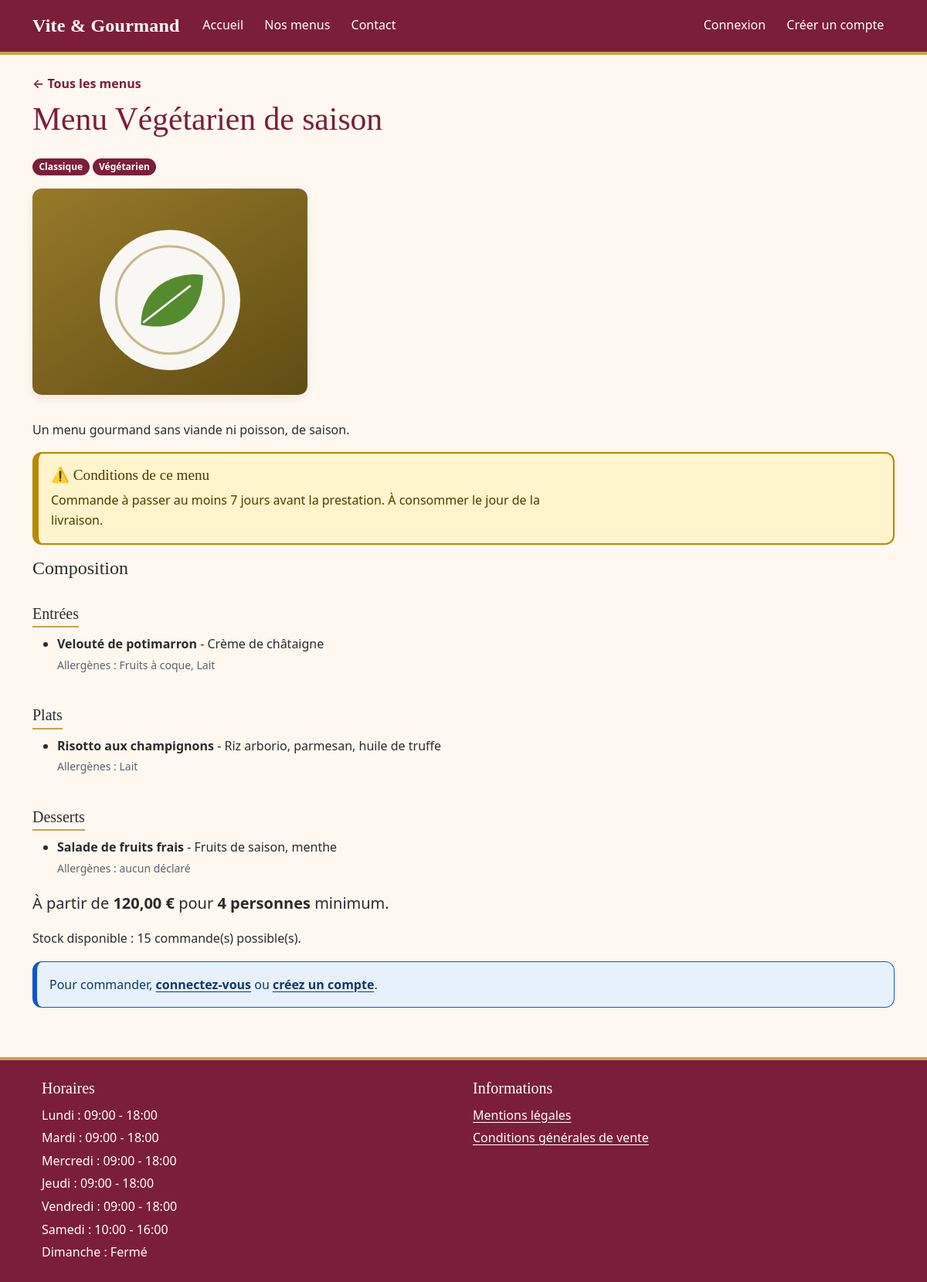
The app's page /menu.php?id=2 with its own data.
### tables this page shows
CREATE TABLE menu (
    menu_id                 INT AUTO_INCREMENT PRIMARY KEY,
    titre                   VARCHAR(150) NOT NULL,
    description             TEXT NOT NULL,
    nombre_personne_minimum INT NOT NULL CHECK (nombre_personne_minimum > 0),
    prix_minimum            DECIMAL(8,2) NOT NULL CHECK (prix_minimum >= 0),  
    conditions_menu         TEXT NOT NULL,         
    quantite_restante       INT NOT NULL DEFAULT 0 CHECK (quantite_restante >= 0),
    theme_id                INT NOT NULL,
    regime_id               INT NOT NULL,
    CONSTRAINT fk_menu_theme  FOREIGN KEY (theme_id)  REFERENCES theme(theme_id),
    CONSTRAINT fk_menu_regime FOREIGN KEY (regime_id) REFERENCES regime(regime_id)
);

CREATE TABLE theme (
    theme_id INT AUTO_INCREMENT PRIMARY KEY,
    libelle  VARCHAR(50) NOT NULL UNIQUE           
);

CREATE TABLE regime (
    regime_id INT AUTO_INCREMENT PRIMARY KEY,
    libelle   VARCHAR(50) NOT NULL UNIQUE          
);

CREATE TABLE menu_image (
    image_id INT AUTO_INCREMENT PRIMARY KEY,
    menu_id  INT NOT NULL,
    chemin   VARCHAR(255) NOT NULL,
    texte_alternatif VARCHAR(255) NOT NULL,        
    CONSTRAINT fk_image_menu FOREIGN KEY (menu_id) REFERENCES menu(menu_id) ON DELETE CASCADE
);

CREATE TABLE horaire (
    horaire_id     INT AUTO_INCREMENT PRIMARY KEY,
    jour           ENUM('lundi','mardi','mercredi','jeudi','vendredi','samedi','dimanche') NOT NULL UNIQUE,
    heure_ouverture TIME NULL,                     
    heure_fermeture TIME NULL
);

### includes/db.php (called while the page is built, shortened)
<?php
function config(): array
{
    static $c = null;
    return $c ??= require __DIR__ . '\..\config\config.php';
}
function db(): PDO
{
    static $pdo = null;
    if ($pdo === null) {
        $c = config()['db'];
        $dsn = "mysql:host={$c['host']};dbname={$c['name']};charset=utf8mb4";
        $pdo = new PDO($dsn, $c['user'], $c['pass'], [
            PDO::ATTR_ERRMODE            => PDO::ERRMODE_EXCEPTION,
            PDO::ATTR_DEFAULT_FETCH_MODE => PDO::FETCH_ASSOC,
            PDO::ATTR_EMULATE_PREPARES   => false,
        ]);
    }
    return $pdo;
}

### includes/security.php (called while the page is built, shortened)
<?php
function e(?string $v): string {
    return htmlspecialchars((string)$v, ENT_QUOTES | ENT_SUBSTITUTE, 'UTF-8');
}
function current_user(): ?array {
    return $_SESSION['user'] ?? null;
}

### public/menu.php (the view, shortened to what this page needs)
<?php
require_once __DIR__ . '/../includes/db.php';
require_once __DIR__ . '/../includes/security.php';
$id = filter_input(INPUT_GET, 'id', FILTER_VALIDATE_INT);
$menu = null;
if ($id) {
    $stmt = db()->prepare('SELECT m.*, t.libelle AS theme, r.libelle AS regime
                           FROM menu m JOIN theme t ON t.theme_id = m.theme_id JOIN regime r ON r.regime_id = m.regime_id
                           WHERE m.menu_id = ?');
    $stmt->execute([$id]);
    $menu = $stmt->fetch();
}
$stmt = db()->prepare('SELECT chemin, texte_alternatif FROM menu_image WHERE menu_id = ? ORDER BY image_id');
$stmt->execute([$id]);
$images = $stmt->fetchAll();
$stmt = db()->prepare("SELECT p.titre, p.type_plat, p.description, GROUP_CONCAT(a.libelle ORDER BY a.libelle SEPARATOR ', ') AS allergenes
                       FROM menu_plat mp
                       JOIN plat p ON p.plat_id = mp.plat_id
                       LEFT JOIN plat_allergene pa ON pa.plat_id = p.plat_id
                       LEFT JOIN allergene a ON a.allergene_id = pa.allergene_id
                       WHERE mp.menu_id = ?
                       GROUP BY p.plat_id
                       ORDER BY FIELD(p.type_plat, 'entree', 'plat', 'dessert')");
$stmt->execute([$id]);
$plats = $stmt->fetchAll();
$libelles = ['entree' => 'Entrées', 'plat' => 'Plats', 'dessert' => 'Desserts'];
require __DIR__ . '/../includes/header.php';
?>
<nav aria-label="Fil d'Ariane"><a href="/menus.php">&larr; Tous les menus</a></nav>
<h1 class="mt-2"><?= e($menu['titre']) ?></h1>
<p><span class="badge bg-secondary"><?= e($menu['theme']) ?></span> <span class="badge bg-secondary"><?= e($menu['regime']) ?></span></p>
<?php if ($images): ?>
<div class="row mb-3">
    <?php foreach ($images as $img): ?>
        <div class="col-6 col-md-4 mb-3"><img class="img-fluid rounded" src="<?= e($img['chemin']) ?>" alt="<?= e($img['texte_alternatif']) ?>"></div>
    <?php endforeach; ?>
</div>
<?php endif; ?>
<p><?= nl2br(e($menu['description'])) ?></p>
<div class="alert alert-warning border-2 border-warning" role="note">
    <h2 class="h5">Conditions de ce menu</h2>
    <p class="mb-0"><?= nl2br(e($menu['conditions_menu'])) ?></p>
</div>
<h2 class="h4">Composition</h2>
<?php foreach ($libelles as $type => $titre): ?>
    <?php $groupe = array_filter($plats, fn($p) => $p['type_plat'] === $type); ?>
    <?php if ($groupe): ?>
        <h3 class="h5"><?= e($titre) ?></h3>
        <ul>
        <?php foreach ($groupe as $p): ?>
            <li><strong><?= e($p['titre']) ?></strong>
                <?php if ($p['description']): ?> - <?= e($p['description']) ?><?php endif; ?>
                <br><small>Allergènes : <?= $p['allergenes'] ? e($p['allergenes']) : 'aucun déclaré' ?></small>
            </li>
        <?php endforeach; ?>
        </ul>
    <?php endif; ?>
<?php endforeach; ?>
<p class="fs-5">
    À partir de <strong><?= number_format((float)$menu['prix_minimum'], 2, ',', ' ') ?> €</strong>
    pour <strong><?= (int)$menu['nombre_personne_minimum'] ?> personnes</strong> minimum.
</p>
<p>Stock disponible : <?= (int)$menu['quantite_restante'] ?> commande(s) possible(s).</p>
<?php if ((int)$menu['quantite_restante'] <= 0): ?>
    <p class="alert alert-secondary">Ce menu n'est plus disponible pour le moment.</p>
<?php elseif ($user && $user['role'] === 'utilisateur'): ?>
    <a class="btn btn-vg btn-lg" href="/commande.php?menu_id=<?= (int)$menu['menu_id'] ?>">Commander ce menu</a>
<?php elseif ($user): ?>
    <p class="text-muted">Seuls les comptes clients peuvent commander.</p>
<?php else: ?>
    <div class="alert alert-info">
        Pour commander, <a href="/connexion.php">connectez-vous</a> ou <a href="/inscription.php">créez un compte</a>.
    </div>
<?php endif; ?>
<?php require __DIR__ . '/../includes/footer.php'; ?>

### includes/footer.php (shortened to what this page needs)
</main>
<?php
$horaires = db()->query("SELECT jour, heure_ouverture, heure_fermeture FROM horaire ORDER BY FIELD(jour,'lundi','mardi','mercredi','jeudi','vendredi','samedi','dimanche')")->fetchAll();
?>
<footer class="bg-vg text-white py-4 mt-4">
    <div class="container row mx-auto">
        <section class="col-md-6" aria-labelledby="titre-horaires">
            <h2 class="h5" id="titre-horaires">Horaires</h2>
            <ul class="list-unstyled mb-0">
            <?php foreach ($horaires as $h): ?>
                <li><?= e(ucfirst($h['jour'])) ?> :
                    <?= $h['heure_ouverture'] ? e(substr($h['heure_ouverture'],0,5)) . ' - ' . e(substr($h['heure_fermeture'],0,5)) : 'Fermé' ?>
                </li>
            <?php endforeach; ?>
            </ul>
        </section>
        <nav class="col-md-6" aria-label="Informations légales">
            <h2 class="h5">Informations</h2>
            <ul class="list-unstyled mb-0">
                <li><a class="text-white" href="/mentions-legales.php">Mentions légales</a></li>
                <li><a class="text-white" href="/cgv.php">Conditions générales de vente</a></li>
            </ul>
        </nav>
    </div>
</footer>
</body>
</html>

### public/assets/css/style.css (style rules this page uses)
:root { --vg-bordeaux: #7b1e3a; --vg-bordeaux-fonce: #5e162c; --vg-bordeaux-nuit: #3d0d1c; --vg-creme: #fff8f0; --vg-creme-fonce: #f4e9dc; --vg-or: #8a6a12; --vg-or-clair: #c9a24a; --vg-texte: #2b2b2b; --vg-gris: #5c636a; --vg-bordure: #eadfd3; --vg-focus: #0b57d0; --vg-blanc: #fff; --vg-rayon: .75rem; --vg-rayon-petit: .4rem; --vg-ombre: 0 .25rem .75rem rgba(61, 13, 28, .08); --vg-ombre-forte: 0 .6rem 1.4rem rgba(61, 13, 28, .16); --vg-serif: Georgia, "Times New Roman", serif; --vg-sans: system-ui, -apple-system, "Segoe UI", Roboto, "Helvetica Neue", Arial, sans-serif; }
html { scroll-behavior: smooth; }
body { background: var(--vg-creme); color: var(--vg-texte); font-family: var(--vg-sans); font-size: 1rem; line-height: 1.65; }
h1, h2, h3, h4, .navbar-brand { font-family: var(--vg-serif); line-height: 1.25; }
h1, h2 { color: var(--vg-bordeaux); }
h3, h4 { color: var(--vg-bordeaux-fonce); }
h1 { font-size: clamp(1.9rem, 4vw, 2.6rem); margin-bottom: 1.25rem; }
main p, main li { max-width: 75ch; }
a { color: var(--vg-bordeaux); text-underline-offset: .2em; }
small, .small { color: inherit; }
.bg-vg { background-color: var(--vg-bordeaux); }
.badge { font-weight: 600; padding: .4em .7em; border-radius: 2rem; }
.badge.bg-secondary { background: var(--vg-bordeaux) !important; color: #fff; }
main nav[aria-label="Fil d'Ariane"] a { font-weight: 600; text-decoration: none; }
main img.img-fluid.rounded { border-radius: var(--vg-rayon) !important; box-shadow: var(--vg-ombre); aspect-ratio: 4 / 3; object-fit: cover; width: 100%; background: var(--vg-creme-fonce); }
.alert-warning[role="note"] { background: #fff4cc; color: #4d3b00; border: 2px solid #b58900 !important; border-left-width: 8px !important; border-radius: var(--vg-rayon); }
.alert-warning[role="note"] h2 { color: #4d3b00; font-size: 1.2rem; margin-bottom: .5rem; }
.alert-warning[role="note"] h2::before { content: "\26A0\FE0F\00a0"; }
main h3.h5 { margin-top: 1.5rem; padding-bottom: .3rem; border-bottom: 2px solid var(--vg-or-clair); display: inline-block; }
main ul li small { color: var(--vg-gris); }
.alert { border-radius: var(--vg-rayon); border-width: 1px; border-left-width: 6px; font-weight: 500; }
.alert-info { background: #e7f1fb; color: #0b3a6b; border-color: #0b57d0; }
.alert-warning { background: #fff4cc; color: #4d3b00; border-color: #b58900; }
.alert a { color: inherit; font-weight: 700; }
footer.bg-vg { border-top: 4px solid var(--vg-or-clair); }
footer h2 { color: #fff; font-size: 1.15rem; margin-bottom: .6rem; }
footer ul li { padding-block: .1rem; }
footer a { color: #fff; text-decoration: underline; }

### records on screen
menu: titre "Menu Végétarien de saison", theme.libelle "Classique", regime.libelle "Végétarien", description "Un menu gourmand sans viande ni poisson, de saison.", conditions_menu "Commande à passer au moins 7 jours avant la prestation. À consommer le jour de la livraison.", prix_minimum "120,00", nombre_personne_minimum "4", quantite_restante "15"
menu_image: chemin (picture)
horaire: jour "Lundi", heure_ouverture "09:00", heure_fermeture "18:00"
horaire: jour "Mardi", heure_ouverture "09:00", heure_fermeture "18:00"
horaire: jour "Mercredi", heure_ouverture "09:00", heure_fermeture "18:00"
horaire: jour "Jeudi", heure_ouverture "09:00", heure_fermeture "18:00"
horaire: jour "Vendredi", heure_ouverture "09:00", heure_fermeture "18:00"
horaire: jour "Samedi", heure_ouverture "10:00", heure_fermeture "16:00"
horaire: jour "Dimanche", shows "Fermé"

### other values on screen
$titre "Entrées"
$p['titre'] "Velouté de potimarron"
$p['description'] "Crème de châtaigne"
$p['allergenes'] "Fruits à coque, Lait"
$titre "Plats"
$p['titre'] "Risotto aux champignons"
$p['description'] "Riz arborio, parmesan, huile de truffe"
$p['allergenes'] "Lait"
$titre "Desserts"
$p['titre'] "Salade de fruits frais"
$p['description'] "Fruits de saison, menthe"
